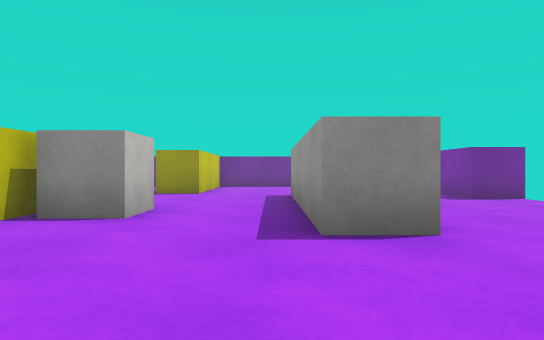
view 1 (above)

14 first-person views from a walk through a scene from a Unity 3-D project. The camera is 0.55 m above the floor, looks level and sees 75° across. The floor is counted in squares, 1 m on a side. Each view is taken from the middle of a square. On the plan, view 1 faces up. The plan holds only what a view shows up to about 9 squares ahead; the rest is blank. The player character is not drawn. Surface patterns are stand-ins for the level's own textures.

view 2
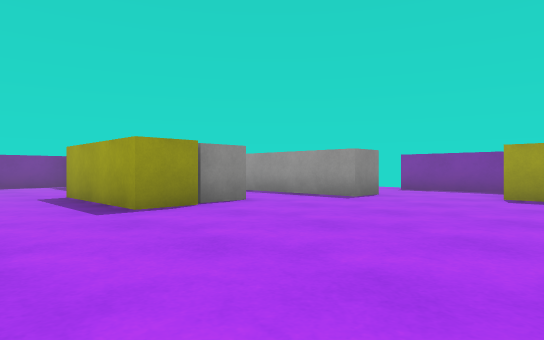

view 3
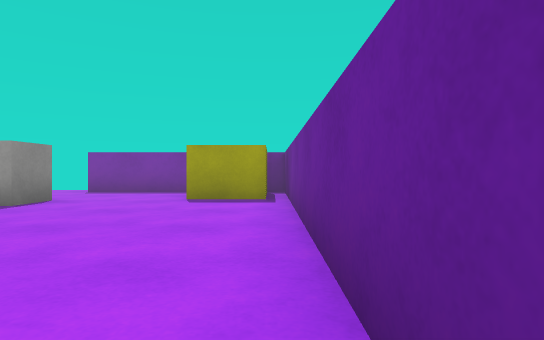

view 4
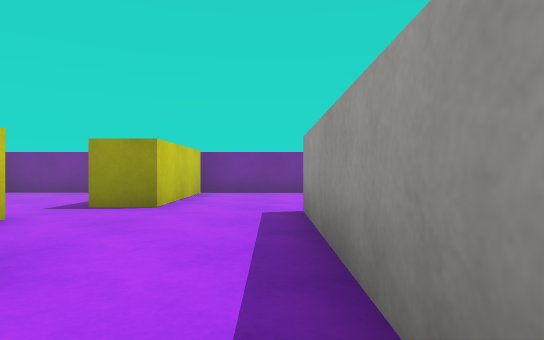

view 5
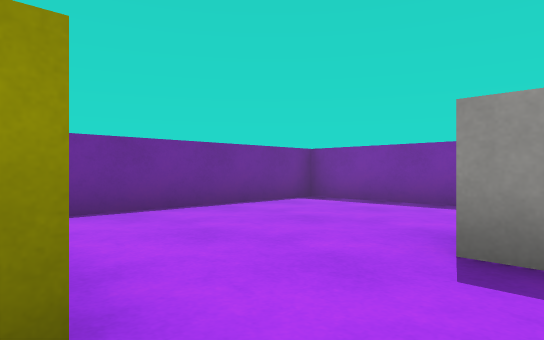

view 6
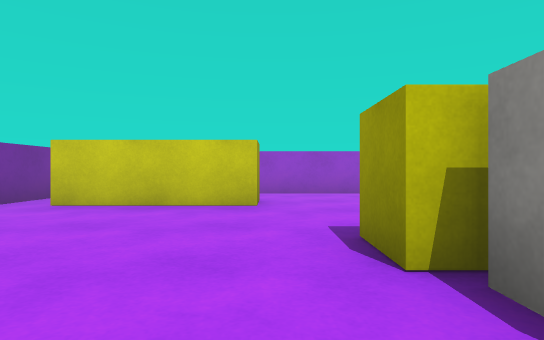

view 7
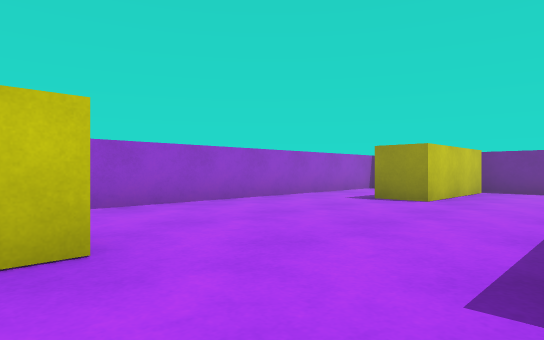

view 8
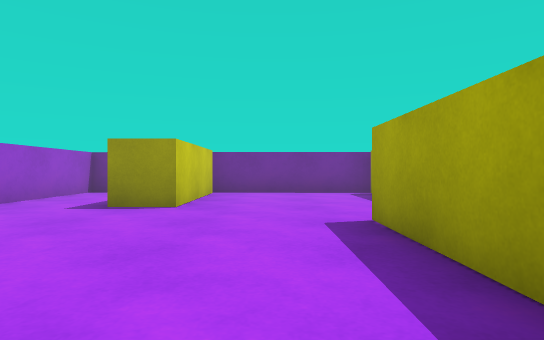

view 9
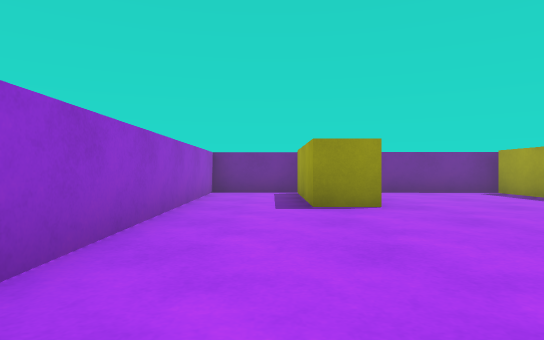

view 10
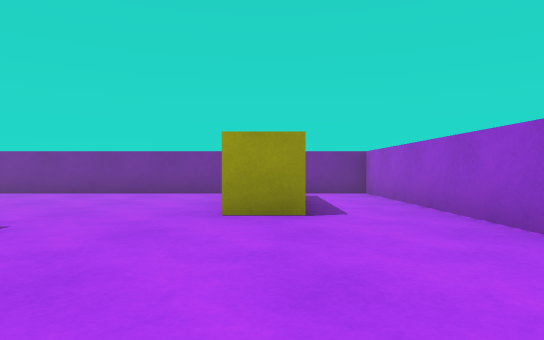

view 11
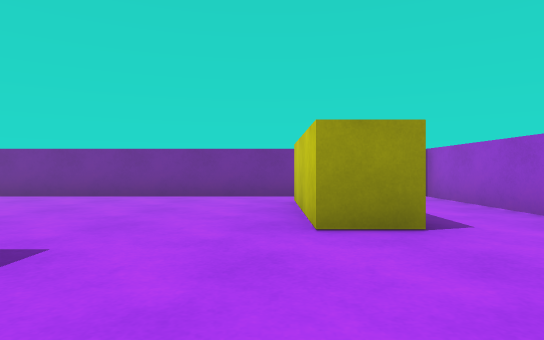

view 12
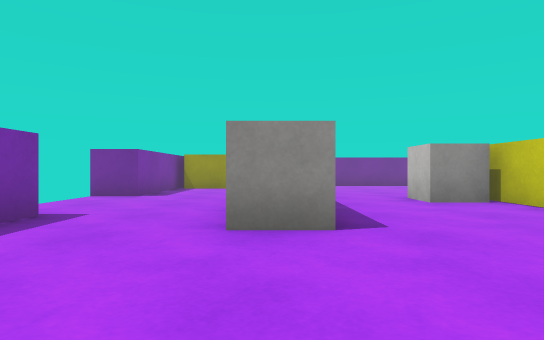

view 13
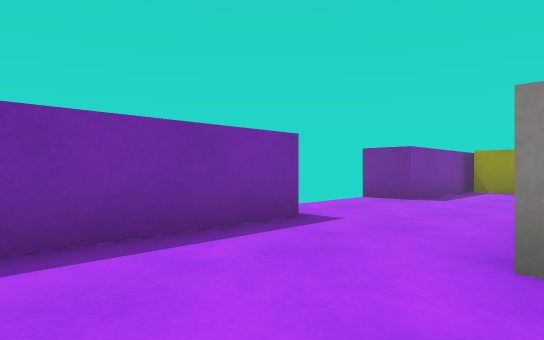

view 14
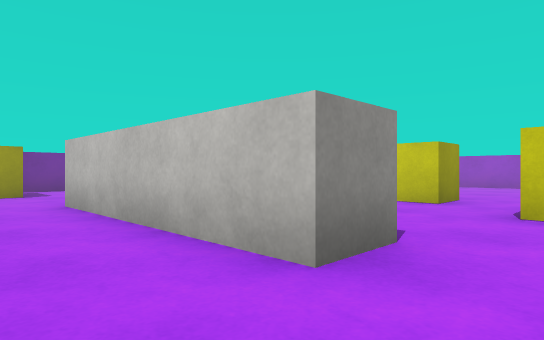

### Floor plan
Ten units are one square. View 1 is at (0, 0); x grows to the right and y downward. Boxes are objects, and circles mark ways between rooms. Rooms are numbered by the first view taken in them; rooms with no view inside come last. Other rooms are left out.
<svg viewBox="-100 -123 154 143">
<path fill="none" stroke="#000" d="M14 -30 4 -30 4 -78M-64 -28 -64 4M-39 -69 -29 -69 -29 -37 -39 -37M-75 13 12 13M38 14 38 -16M-75 -28 -64 -28M-64 -114 -64 -82 -74 -82 -74 -112M-39 -37 -39 -69M-27 -99 -27 -114M-19 -117 -95 -118 -92 13 -75 13M4 -78 14 -78 14 -30M49 -67 38 -67 38 -116 -19 -117M-17 -114 -17 -82 -28 -82M38 -16 38 -36 49 -36"/>
<rect x="-25" y="-55" width="10" height="20" fill="#bbb"><title>other object</title></rect>
<rect x="15" y="-5" width="20" height="20" fill="#bbb"><title>yellow block</title></rect>
<circle cx="-30" cy="-75" r="3" fill="#2a7"/>
<circle cx="-55" cy="-25" r="3" fill="#2a7"/>
<circle cx="-70" cy="10" r="3" fill="#2a7"/>
<circle cx="-10" cy="-80" r="3" fill="#2a7"/>
<circle cx="25" cy="-25" r="3" fill="#2a7"/>
<text x="-20" y="-20">1</text>
<text x="-70" y="-70">2</text>
<text x="20" y="-80">3</text>
</svg>
Room 1 opens to room 2. Room 1 opens to room 3.

Where each view was taken, in squares from view 1:
view 1: 0 up, 0 right, facing up
view 2: 1 down, 6 left, facing up-right
view 3: 1 down, 5 left, facing right
view 4: 3 up, 0 right, facing up
view 5: 7 up, 2 left, facing up-right
view 6: 3 up, 1 left, facing left
view 7: 2 up, 4 left, facing up-left
view 8: 3 up, 5 left, facing up
view 9: 3 up, 8 left, facing up
view 10: 7 up, 7 left, facing down
view 11: 6 up, 6 left, facing down
view 12: 11 up, 1 right, facing down
view 13: 10 up, 1 right, facing down-right
view 14: 9 up, 3 right, facing down-left
